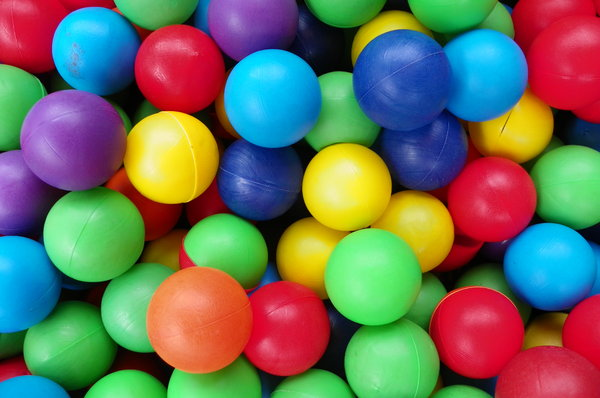
#> input picture data/balls5.jpg, 600 x 398 px
$ jupyter execute --allow-errors image_segmentation.ipynb
#> lines starting #> are read from the running program, lines starting #| are printed output that depends on the picture
[cell 1]
import numpy as np
import matplotlib.pyplot as plt
import cv2
from src import EAAcFCM

[cell 2]
def display_img(img: np.ndarray, cmap: str = None):
    fig, ax = plt.subplots()
    fig.set_figwidth(10)
    fig.set_figheight(8)
    ax.imshow(img, cmap=cmap)
    plt.show()

[cell 3]
img = cv2.imread('data/balls5.jpg')
#> img is the input picture: shape (398, 600, 3); mean B, G, R 92.4, 111.3, 108.1
img = cv2.resize(img, (256, 128))
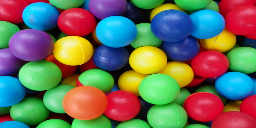
#> img: shape (128, 256, 3); mean B, G, R 92.2, 111.2, 107.9
img_2d = img.reshape(-1, 3)
gray_img = cv2.cvtColor(img, cv2.COLOR_BGR2GRAY)
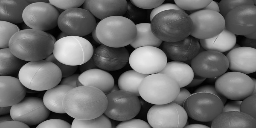
#> gray_img: shape (128, 256); min 1, max 237, mean 108.1
gray_img_1d = gray_img.reshape(-1, 1)
gray_img_1d = np.float32(gray_img_1d) / 255.

display_img(cv2.cvtColor(img, cv2.COLOR_BGR2RGB))

$ run again, with data/balls1.jpg copied over data/balls5.jpg
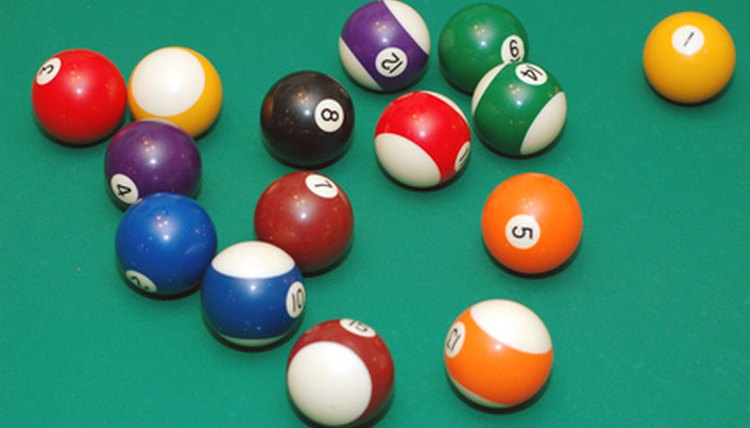
#> input picture data/balls1.jpg, 750 x 428 px
#> img is the input picture: shape (428, 750, 3); mean B, G, R 106.4, 130.7, 69.9
#> `img = cv2.resize(img, (256, 128))`:
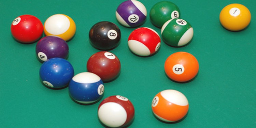
#> img: shape (128, 256, 3); mean B, G, R 106.3, 130.6, 69.8
#> `gray_img = cv2.cvtColor(img, cv2.COLOR_BGR2GRAY)`:
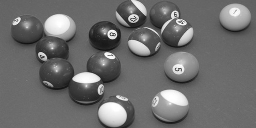
#> gray_img: shape (128, 256); min 16, max 255, mean 109.6

$ run again, with data/balls2.jpg copied over data/balls5.jpg
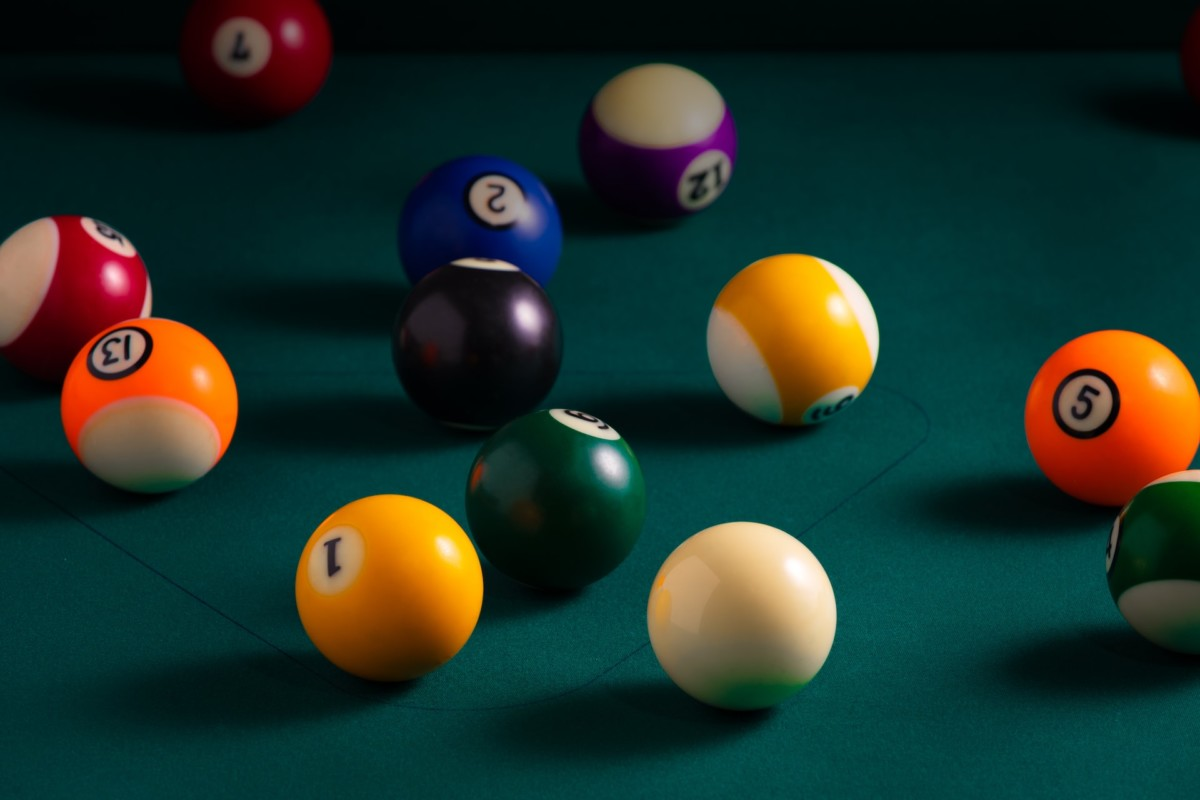
#> input picture data/balls2.jpg, 1200 x 800 px
#> img is the input picture: shape (800, 1200, 3); mean B, G, R 42.3, 51.1, 31.4
#> `img = cv2.resize(img, (256, 128))`:
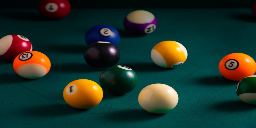
#> img: shape (128, 256, 3); mean B, G, R 42.3, 51, 31.4
#> `gray_img = cv2.cvtColor(img, cv2.COLOR_BGR2GRAY)`:
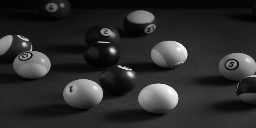
#> gray_img: shape (128, 256); min 1, max 255, mean 44.1

$ run again, with data/balls3.jpg copied over data/balls5.jpg
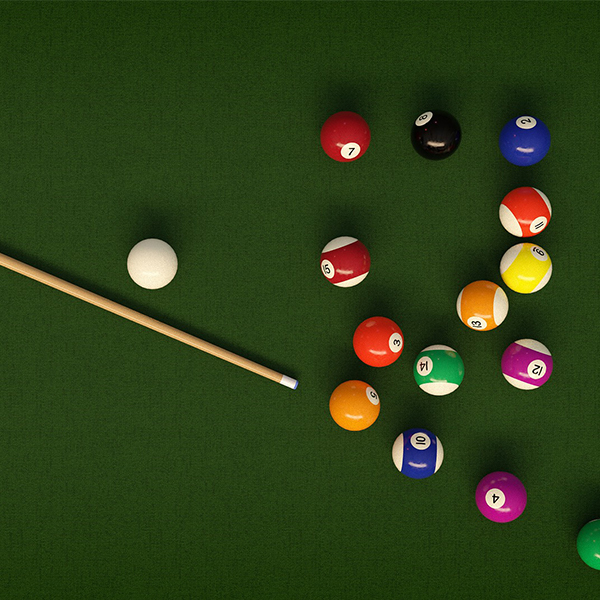
#> input picture data/balls3.jpg, 600 x 600 px
#> img is the input picture: shape (600, 600, 3); mean B, G, R 23.6, 63.2, 45.7
#> `img = cv2.resize(img, (256, 128))`:
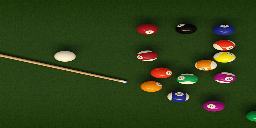
#> img: shape (128, 256, 3); mean B, G, R 23.5, 63.1, 45.5
#> `gray_img = cv2.cvtColor(img, cv2.COLOR_BGR2GRAY)`:
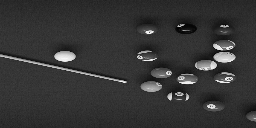
#> gray_img: shape (128, 256); min 2, max 251, mean 53.4
